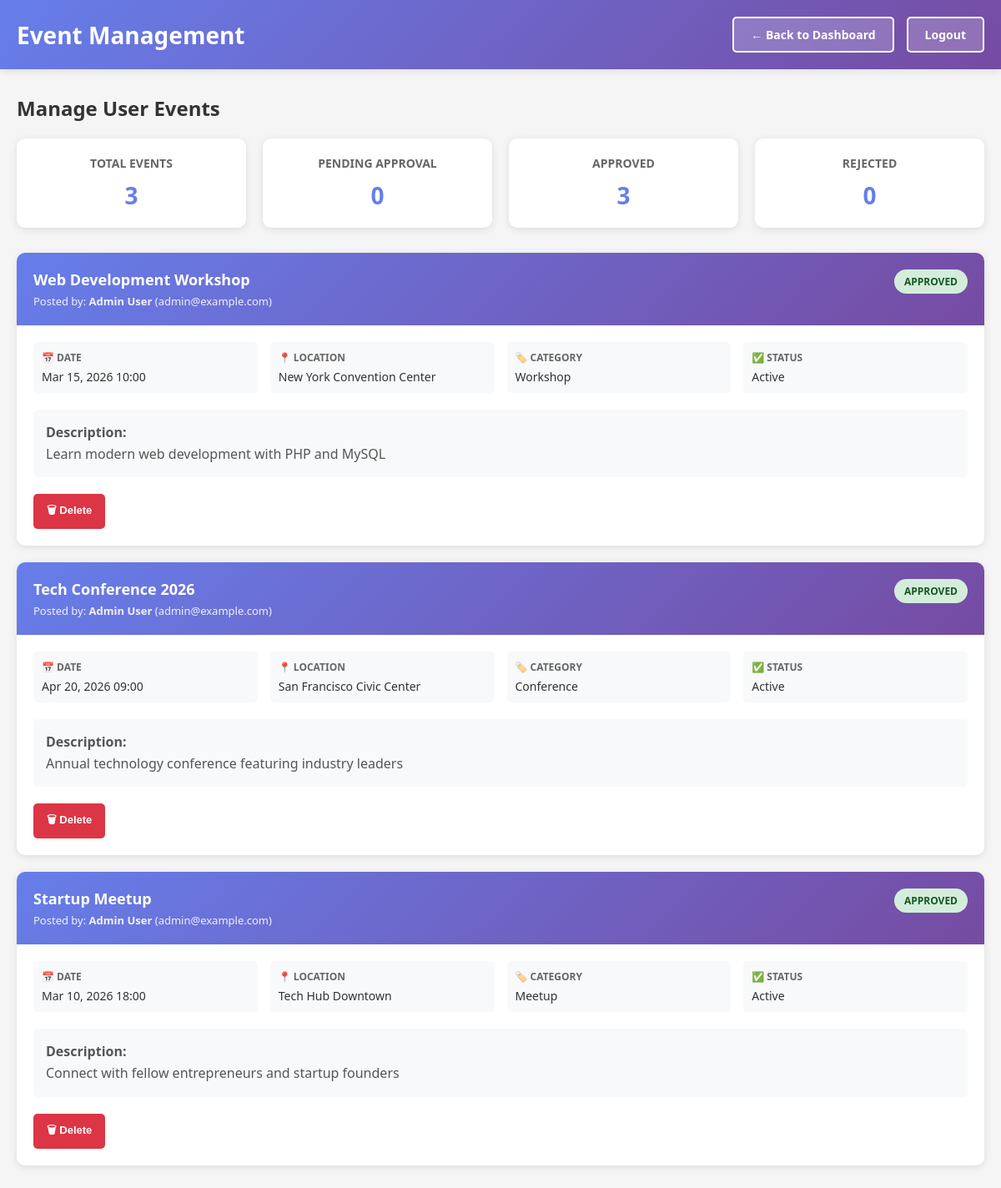
Page /manage-events.php (signed in) on the committed database.
### tables this page shows
CREATE TABLE IF NOT EXISTS events (
    id INT PRIMARY KEY AUTO_INCREMENT,
    title VARCHAR(255) NOT NULL,
    description LONGTEXT NOT NULL,
    event_date DATETIME NOT NULL,
    location VARCHAR(255) NOT NULL,
    category VARCHAR(100),
    image VARCHAR(500),
    tier ENUM('Ordinary', 'Premium') DEFAULT 'Ordinary',
    agenda LONGTEXT,
    requirements LONGTEXT,
    price DECIMAL(10,2) DEFAULT 0.00,
    created_by INT NOT NULL,
    active TINYINT(1) DEFAULT 1,
    status VARCHAR(50) DEFAULT 'pending',
    created_at TIMESTAMP DEFAULT CURRENT_TIMESTAMP,
    updated_at TIMESTAMP DEFAULT CURRENT_TIMESTAMP ON UPDATE CURRENT_TIMESTAMP,
    FOREIGN KEY (created_by) REFERENCES users(id) ON DELETE CASCADE
);

CREATE TABLE IF NOT EXISTS users (
    id INT PRIMARY KEY AUTO_INCREMENT,
    name VARCHAR(255) NOT NULL,
    email VARCHAR(255) UNIQUE NOT NULL,
    phone VARCHAR(20),
    password VARCHAR(255) NOT NULL,
    created_at TIMESTAMP DEFAULT CURRENT_TIMESTAMP,
    updated_at TIMESTAMP DEFAULT CURRENT_TIMESTAMP ON UPDATE CURRENT_TIMESTAMP
);

### manage-events.php (the view, shortened to what this page needs)
<?php
require 'config.php';
$query = "SELECT e.*, u.name as creator_name, u.email as creator_email
          FROM events e
          JOIN users u ON e.created_by = u.id
          ORDER BY e.created_at DESC";
$result = $connection->query($query);
$events = $result->fetch_all(MYSQLI_ASSOC);
?>
<!DOCTYPE html>
<html lang="en">
<head>
</head>
<body>
    <header>
        <div class="header-content">
            <h1>Event Management</h1>
            <div class="header-btns">
                <a href="admin-dashboard.php" class="btn-header">← Back to Dashboard</a>
                <a href="logout.php" class="btn-header">Logout</a>
            </div>
        </div>
    </header>
    <div class="container">
        <h2 class="page-title">Manage User Events</h2>
        <div class="stats">
            <div class="stat-card">
                <h3>Total Events</h3>
                <div class="number"><?php echo count($events); ?></div>
            </div>
            <div class="stat-card">
                <h3>Pending Approval</h3>
                <div class="number"><?php echo count(array_filter($events, fn($e) => $e['status'] === 'pending')); ?></div>
            </div>
            <div class="stat-card">
                <h3>Approved</h3>
                <div class="number"><?php echo count(array_filter($events, fn($e) => $e['status'] === 'approved')); ?></div>
            </div>
            <div class="stat-card">
                <h3>Rejected</h3>
                <div class="number"><?php echo count(array_filter($events, fn($e) => $e['status'] === 'rejected')); ?></div>
            </div>
        </div>
        <?php if (count($events) > 0): ?>
            <div class="events-wrapper">
                <?php foreach ($events as $event): ?>
                    <div class="event-card">
                        <div class="event-header">
                            <div>
                                <div class="event-title"><?php echo htmlspecialchars($event['title']); ?></div>
                                <div class="event-creator">
                                    Posted by: <strong><?php echo htmlspecialchars($event['creator_name']); ?></strong>
                                    (<?php echo htmlspecialchars($event['creator_email']); ?>)
                                </div>
                            </div>
                            <span class="status-badge status-<?php echo $event['status']; ?>">
                                <?php echo ucfirst($event['status']); ?>
                            </span>
                        </div>
                        <div class="event-body">
                            <div class="event-info-grid">
                                <div class="event-info-item">
                                    <div class="event-info-label">📅 Date</div>
                                    <div class="event-info-value"><?php echo date('M d, Y H:i', strtotime($event['event_date'])); ?></div>
                                </div>
                                <div class="event-info-item">
                                    <div class="event-info-label">📍 Location</div>
                                    <div class="event-info-value"><?php echo htmlspecialchars($event['location']); ?></div>
                                </div>
                                <div class="event-info-item">
                                    <div class="event-info-label">🏷️ Category</div>
                                    <div class="event-info-value"><?php echo htmlspecialchars($event['category']); ?></div>
                                </div>
                                <div class="event-info-item">
                                    <div class="event-info-label">✅ Status</div>
                                    <div class="event-info-value"><?php echo $event['active'] ? 'Active' : 'Inactive'; ?></div>
                                </div>
                            </div>
                            <div class="event-description">
                                <strong>Description:</strong><br>
                                <?php echo htmlspecialchars(substr($event['description'], 0, 200)); ?>
                            </div>
                            <div class="event-actions">
                                <form method="POST" action="">
                                    <button type="submit" class="btn-action btn-delete" onclick="return confirm('Delete this event permanently?');">🗑 Delete</button>
                                </form>
                            </div>
                        </div>
                    </div>
                <?php endforeach; ?>
            </div>
        <?php else: ?>
            <div class="no-events">
                <p>No events found. Events posted by users will appear here.</p>
            </div>
        <?php endif; ?>
    </div>
</body>
</html>

### manage-events.php (style rules this page uses)
* { margin: 0; padding: 0; box-sizing: border-box; }
body { font-family: 'Segoe UI', Tahoma, Geneva, Verdana, sans-serif; background: #f5f5f5; color: #333; }
header { background: linear-gradient(135deg, #667eea 0%, #764ba2 100%); color: white; padding: 20px 0; box-shadow: 0 2px 10px rgba(0, 0, 0, 0.1); }
.header-content { max-width: 1400px; margin: 0 auto; padding: 0 20px; display: flex; justify-content: space-between; align-items: center; }
.header-content h1 { font-size: 28px; }
.header-btns { display: flex; gap: 15px; }
.btn-header { background: rgba(255, 255, 255, 0.2); color: white; border: 2px solid white; padding: 10px 20px; border-radius: 5px; cursor: pointer; font-size: 14px; font-weight: 600; transition: all 0.3s; text-decoration: none; display: inline-block; }
.container { max-width: 1400px; margin: 30px auto; padding: 0 20px; }
.page-title { font-size: 24px; margin-bottom: 20px; color: #333; }
.stats { display: grid; grid-template-columns: repeat(auto-fit, minmax(200px, 1fr)); gap: 20px; margin-bottom: 30px; }
.stat-card { background: white; padding: 20px; border-radius: 10px; box-shadow: 0 2px 10px rgba(0, 0, 0, 0.1); text-align: center; }
.stat-card h3 { color: #666; font-size: 14px; margin-bottom: 10px; text-transform: uppercase; }
.stat-card .number { font-size: 28px; font-weight: bold; color: #667eea; }
.events-wrapper { display: grid; gap: 20px; }
.event-card { background: white; border-radius: 10px; box-shadow: 0 2px 10px rgba(0, 0, 0, 0.1); overflow: hidden; transition: all 0.3s; }
.event-header { background: linear-gradient(135deg, #667eea 0%, #764ba2 100%); color: white; padding: 20px; display: flex; justify-content: space-between; align-items: start; }
.event-title { font-size: 18px; font-weight: 700; margin-bottom: 5px; }
.event-creator { font-size: 13px; opacity: 0.9; }
.status-badge { display: inline-block; padding: 6px 12px; border-radius: 20px; font-weight: 600; font-size: 12px; text-transform: uppercase; }
.status-approved { background: #d4edda; color: #155724; }
.event-body { padding: 20px; }
.event-info-grid { display: grid; grid-template-columns: repeat(auto-fit, minmax(150px, 1fr)); gap: 15px; margin-bottom: 20px; }
.event-info-item { padding: 10px; background: #f8f9fa; border-radius: 5px; }
.event-info-label { font-size: 12px; color: #666; text-transform: uppercase; font-weight: 600; margin-bottom: 5px; }
.event-info-value { font-size: 14px; color: #333; font-weight: 500; }
.event-description { background: #f8f9fa; padding: 15px; border-radius: 5px; margin-bottom: 20px; line-height: 1.6; color: #555; }
.event-actions { display: flex; gap: 10px; flex-wrap: wrap; }
.event-actions form { display: inline; }
.btn-action { padding: 10px 16px; border: none; border-radius: 5px; cursor: pointer; font-size: 13px; font-weight: 600; transition: all 0.3s; }
.btn-delete { background: #dc3545; color: white; }

### rows in the picture
events: title "Web Development Workshop", created_by.name "Admin User", created_by.email "admin@example.com", status "APPROVED", event_date "Mar 15, 2026 10:00", location "New York Convention Center", category "Workshop", active "Active", description "Learn modern web development with PHP and MySQL"
events: title "Tech Conference 2026", created_by.name "Admin User", created_by.email "admin@example.com", status "APPROVED", event_date "Apr 20, 2026 09:00", location "San Francisco Civic Center", category "Conference", active "Active", description "Annual technology conference featuring industry leaders"
events: title "Startup Meetup", created_by.name "Admin User", created_by.email "admin@example.com", status "APPROVED", event_date "Mar 10, 2026 18:00", location "Tech Hub Downtown", category "Meetup", active "Active", description "Connect with fellow entrepreneurs and startup founders"

### other values in the picture
count($events) "3"
count(array_filter($events, fn($e) => $e['status'] === 'pending')) "0"
count(array_filter($events, fn($e) => $e['status'] === 'approved')) "3"
count(array_filter($events, fn($e) => $e['status'] === 'rejected')) "0"
